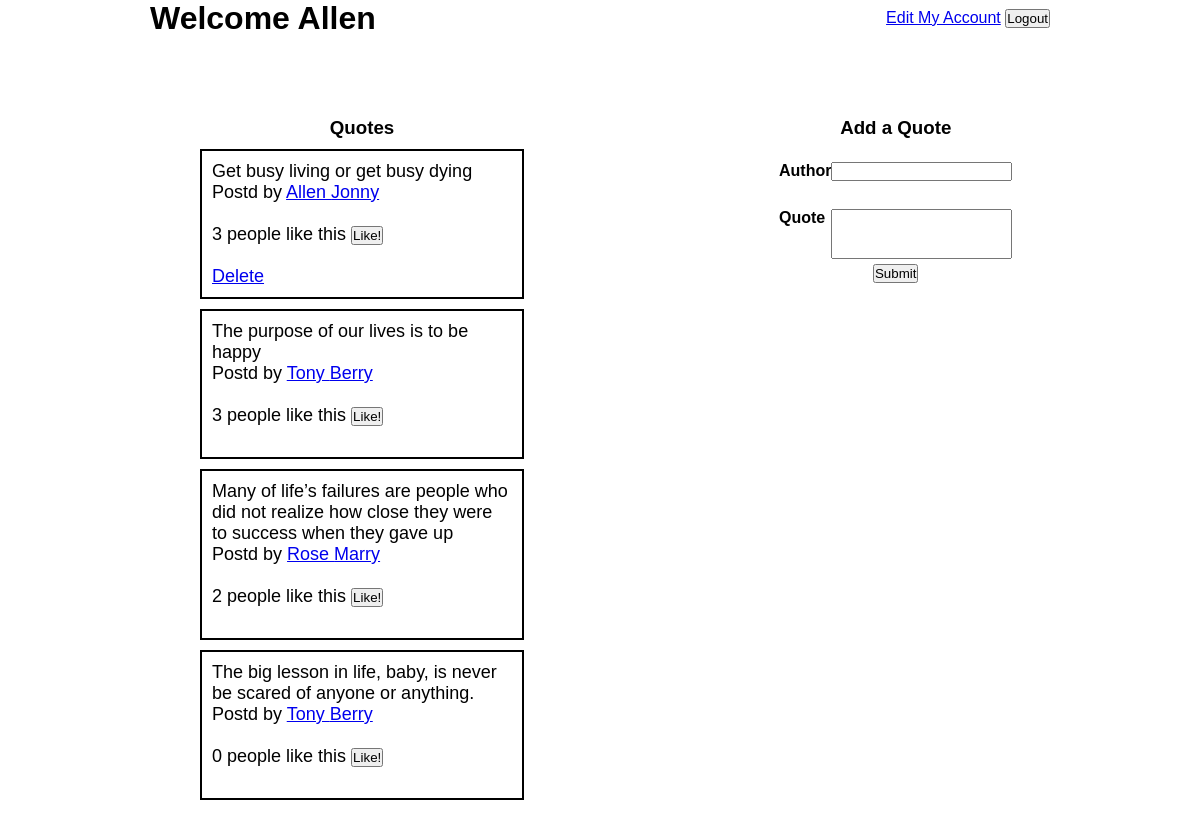
The page /success (signed in) on the database its author committed.
### exam_app/models.py (models this page shows)
class Users (models.Model):
    first_name = models.CharField(max_length=255)
    last_name = models.CharField(max_length=255)
    email = models.CharField(max_length=255)
    password = models.CharField(max_length=255)
    objects = Usersmanager()
    created_at = models.DateTimeField(auto_now_add=True)
    updated_at = models.DateTimeField(auto_now_add=True)

class Quotes (models.Model):
    quote_content = models.TextField()
    author = models.CharField(max_length=255)
    poster = models.ForeignKey(Users, related_name='User_quote', on_delete=models.CASCADE)
    created_at = models.DateTimeField(auto_now_add=True)
    updated_at = models.DateTimeField(auto_now_add=True)
    objects = Quotesmanager()

### exam_app/views.py (the view)
# urls.py: path('success',views.success),
def success (request):
    if "user_id" not in request.session:
        return redirect('/')
    else:
        context = {
            "all_quotes":Quotes.objects.all(),
        }
    return render (request, 'quotes.html', context)

### exam_app/templates/quotes.html (shortened to what this page needs)
<!DOCTYPE html>
<html lang="en">
<head>
    {% load static %}
    <link rel="stylesheet" href="{% static 'CSS/style.css' %}">
</head>
<body>
    <div class="header">
        <h1>Welcome {{request.session.username}}</h1>
        <div class="option">
            <a href="/myaccount/{{request.session.user_id}}">Edit My Account</a>
            <a href="/logout"><button>Logout</button></a>
        </div>
    </div>
    <div class="wrapper">
        <div class="allQuotes">
            <h3>Quotes</h3>
            {% for quote in all_quotes %}
            <div class="quote">
                {{quote.quote_content}}
                <p>Postd by <a href="/user/{{quote.poster.id}}">{{quote.poster.first_name}}
                        {{quote.poster.last_name}}</a></p><br>
                <p>{{quote.Quote_like.count}} people like this
                    <a href="addlikes/{{quote.id}}"><button>Like!</button></a>
                </p><br>
                {% if quote.poster.id == request.session.user_id %}
                <a href="delete/{{quote.id}}">Delete</a>
                {% endif %}
            </div>
            {% endfor %}
        </div>
        <div class="addQuote">
            <form action="/addquote" method="POST">
                <h3>Add a Quote</h3><br>
                <div class="form">
                    <h4>Author</h4>
                    <input type="text" name="author">
                </div><br>
                <div class="form2">
                    <h4>Quote </h4>
                    <input type="text" name="quote_content">
                </div>
                <button>Submit</button>
            </form>
        </div>
    </div>
</body>
</html>

### exam_app/static/CSS/style.css (style rules this page uses)
* { padding: 0; margin: 0; font-family: sans-serif; }
.wrapper { margin: 0 auto; width: 900px; padding: 30px; display: flex; justify-content: space-between; align-items: top; }
.header { margin: 0 auto; width: 900px; display: flex; justify-content: space-between; align-items: center; }
.quote { border: 2px solid black; width: 300px; font-size: large; text-align: left; margin-top: 10px; padding:10px }
.allQuotes { text-align: center; padding: 50px; }
.addQuote { margin-left:150px; text-align: center; padding: 50px; }
.form { text-align: left; display: flex; justify-content: space-between; padding: 5px }
.form2 { text-align: left; display: flex; justify-content: space-between; padding: 5px; height: 50px; }

### rows shown on the page
Users: session.username "Allen"
Quotes: quote_content "Get busy living or get busy dying", poster.first_name "Allen", poster.last_name "Jonny", Quote_like.count "3"
Quotes: quote_content "The purpose of our lives is to be happy", poster.first_name "Tony", poster.last_name "Berry", Quote_like.count "3"
Quotes: quote_content "Many of life’s failures are people who did not realize how close they were to success when they gave up", poster.first_name "Rose", poster.last_name "Marry", Quote_like.count "2"
Quotes: quote_content "The big lesson in life, baby, is never be scared of anyone or anything.", poster.first_name "Tony", poster.last_name "Berry", Quote_like.count "0"
